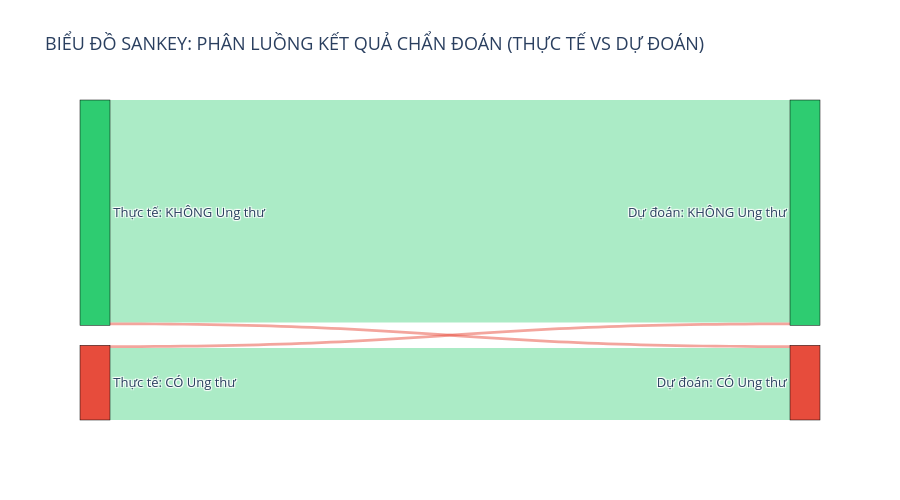

The cell this chart's notebook holds for it:
### Code cell
import plotly.graph_objects as go
from sklearn.metrics import confusion_matrix

# 1. Lấy kết quả ma trận nhầm lẫn
# cm[0,0]: Thực tế KHÔNG -> Đoán KHÔNG (Đúng)
# cm[0,1]: Thực tế KHÔNG -> Đoán CÓ (Sai)
# cm[1,0]: Thực tế CÓ -> Đoán KHÔNG (Sai)
# cm[1,1]: Thực tế CÓ -> Đoán CÓ (Đúng)
cm = confusion_matrix(y_test, y_pred)

# 2. Cấu hình các Nút (Nodes)
# 0, 1 là nhánh Thực tế. 2, 3 là nhánh Dự đoán.
labels = [
    "Thực tế: KHÔNG Ung thư", # Node 0
    "Thực tế: CÓ Ung thư",    # Node 1
    "Dự đoán: KHÔNG Ung thư", # Node 2
    "Dự đoán: CÓ Ung thư"     # Node 3
]

# Màu sắc cho các Nút (Xanh lá = Không, Đỏ = Có)
node_colors = ["#2ecc71", "#e74c3c", "#2ecc71", "#e74c3c"]

# 3. Cấu hình Dòng chảy (Links)
sources = [0, 0, 1, 1] # Điểm xuất phát
targets = [2, 3, 2, 3] # Điểm đến
values = [cm[0, 0], cm[0, 1], cm[1, 0], cm[1, 1]] # Số lượng (Độ rộng của dòng chảy)

# Màu của dòng chảy (Xanh nhạt cho dự đoán ĐÚNG, Đỏ nhạt cho dự đoán SAI)
link_colors = [
    "rgba(46, 204, 113, 0.4)",  # Thực tế KHÔNG -> Đoán KHÔNG (Đúng)
    "rgba(231, 76, 60, 0.5)",   # Thực tế KHÔNG -> Đoán CÓ (Sai - Báo động nhầm)
    "rgba(231, 76, 60, 0.5)",   # Thực tế CÓ -> Đoán KHÔNG (Sai - Bỏ lọt bệnh)
    "rgba(46, 204, 113, 0.4)"   # Thực tế CÓ -> Đoán CÓ (Đúng)
]

# 4. Vẽ biểu đồ Sankey
fig = go.Figure(data=[go.Sankey(
    node = dict(
      pad = 20,
      thickness = 30,
      line = dict(color = "black", width = 0.5),
      label = labels,
      color = node_colors
    ),
    link = dict(
      source = sources,
      target = targets,
      value = values,
      color = link_colors
    )
)])

# 5. Tùy chỉnh Layout
fig.update_layout(
    title_text="BIỂU ĐỒ SANKEY: PHÂN LUỒNG KẾT QUẢ CHẨN ĐOÁN (THỰC TẾ VS DỰ ĐOÁN)",
    font_size=13,
    height=500,
    plot_bgcolor='white'
)

fig.show()

### Figure 1 — Plotly figure (JSON) as saved in the notebook; plotly's stock layout.template omitted (floating-point values rounded to 4 significant figures)
{"data": [{"link": {"color": ["rgba(46, 204, 113, 0.4)", "rgba(231, 76, 60, 0.5)", "rgba(231, 76, 60, 0.5)", "rgba(46, 204, 113, 0.4)"], "source": [0, 0, 1, 1], "target": [2, 3, 2, 3], "value": [742, 9, 9, 240]}, "node": {"color": ["#2ecc71", "#e74c3c", "#2ecc71", "#e74c3c"], "label": ["Thực tế: KHÔNG Ung thư", "Thực tế: CÓ Ung thư", "Dự đoán: KHÔNG Ung thư", "Dự đoán: CÓ Ung thư"], "line": {"color": "black", "width": 0.5}, "pad": 20, "thickness": 30}, "type": "sankey"}], "layout": {"font": {"size": 13}, "height": 500, "plot_bgcolor": "white", "title": {"text": "BIỂU ĐỒ SANKEY: PHÂN LUỒNG KẾT QUẢ CHẨN ĐOÁN (THỰC TẾ VS DỰ ĐOÁN)"}}}
